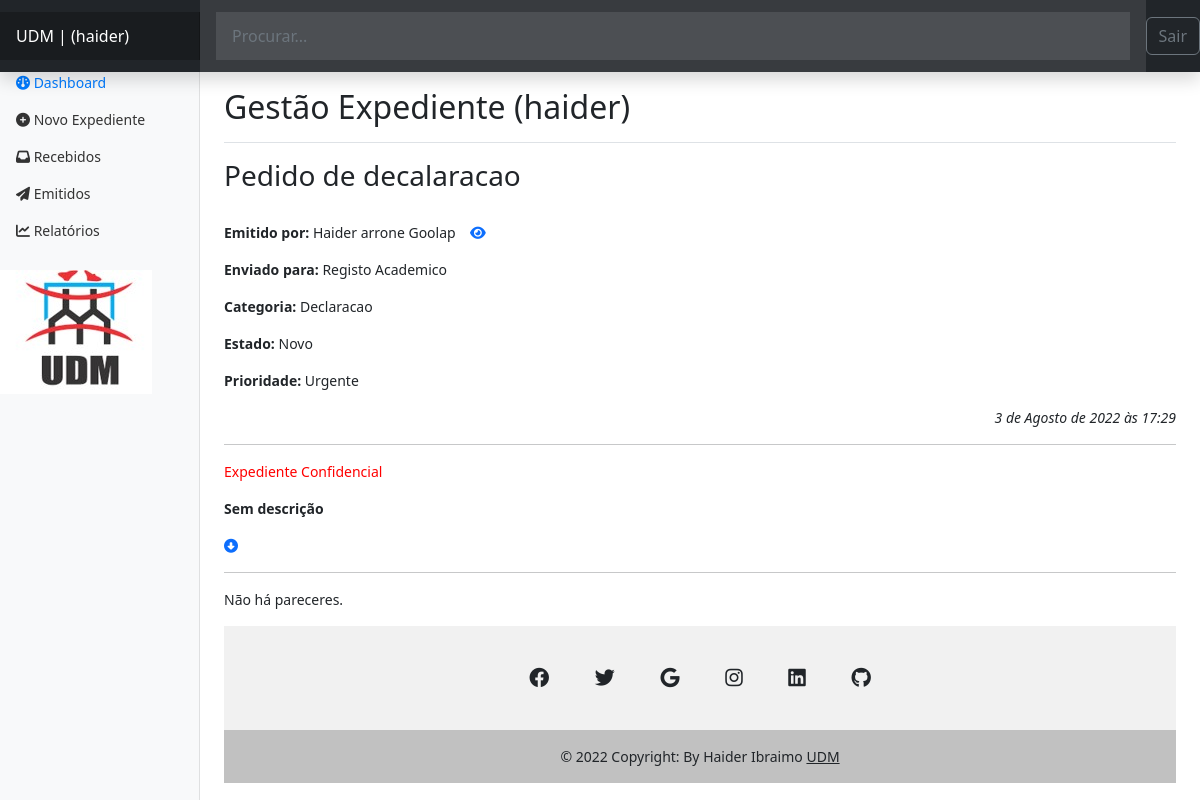
The page /authors/dashbord/expedient/8/detail/ (signed in) on the database as committed earlier.
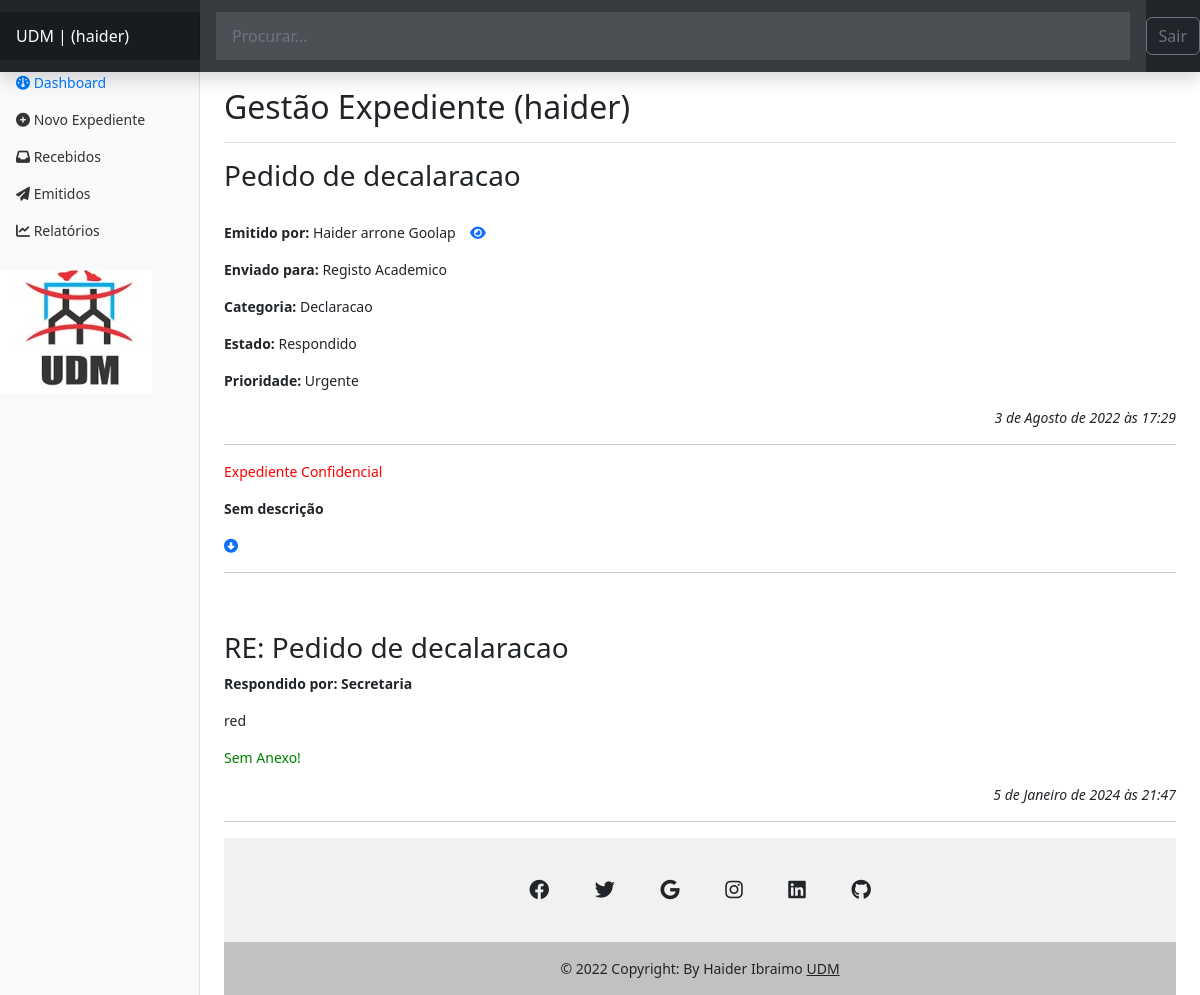
The same page on the database as committed later.
### expedient/models.py (models this page shows, shortened)
class Expedient(models.Model):
    numero_Ex = models.IntegerField()
    tipo = models.CharField(max_length=50)
    departamento = models.CharField(max_length=100)
    categoria = models.CharField(max_length=100)
    assunto = models.CharField(max_length=150, null=False, )
    prioridade = models.CharField(max_length=20)
    confidencial = models.BooleanField(default=False)
    descricao = models.TextField(null=True, )
    estado = models.CharField(max_length=20)
    anexo = models.FileField(
        upload_to='expedient/uploads/%Y/%m/%d/', null=True,)
    data_emissao = models.DateTimeField(auto_now_add=True)
    data_recepcao = models.DateTimeField(auto_now=True)
    recebido = models.BooleanField(default=False)
    slug = models.SlugField()
    departamento = models.ForeignKey(
        Departamento, on_delete=models.SET_NULL, null=True, default=None)
    usuario = models.ForeignKey(User, on_delete=models.SET_NULL, null=True)

class Departamento(models.Model):
    nome = models.CharField(max_length=65)
    def __str__(self):
        return self.nome

class Parecer(models.Model):
    id_expedient = models.ForeignKey(
        Expedient, on_delete=models.SET_NULL, null=True, default=None)
    descricao = models.TextField()
    id_receptor = models.ForeignKey(
        Departamento, on_delete=models.SET_NULL, null=True, default=None, related_name='receptor')
    id_emissor = models.ForeignKey(
        Departamento, on_delete=models.SET_NULL, null=True, default=None, related_name='emissor')
    tipo = models.CharField(max_length=50, null=True)
    data_envio = models.DateTimeField(auto_now=True)
    anexo = models.FileField(
        upload_to='expedient/parecer/%Y/%m/%d/', null=True,)

### authors/views.py (the view)
@login_required(login_url='authors:login', redirect_field_name='next')
def dashbord_expedient_detail(request, id):
    expedient = Expedient.objects.filter(
        pk=id
    ).first()
    if not expedient:
        raise Http404()
    form = AuthorExpedientForm(data=request.POST or None,
                               files=request.FILES or None,
                               instance=expedient)
    usuario = expedient.usuario
    print(usuario)
    parecer = Parecer.objects.filter(id_expedient=id)
    profile = Profile.objects.filter(author=usuario).first()
    funcionario = Funcionario.objects.filter(author=request.user).first()
    funcionario_expedient = Funcionario.objects.filter(author=usuario).first()
    return render(request,
                  'authors/pages/expedient-detail.html',
                  context={'expedient': expedient, 'parecer': parecer,
                           'profile': profile, 'funcionario': funcionario,
                           'funcionario_expedient': funcionario_expedient}
                  )

### authors/templates/authors/pages/expedient-detail.html (shortened to what this page needs)
{% extends 'global/base.html' %}
{% block content %}
{% load crispy_forms_tags %}
<h3>{{ expedient.assunto }}</h3>
<br>
<p><strong>Emitido por:</strong>  {% if not profile.nome_completo %}
  {{ funcionario_expedient.nome_completo}}
  {% else %}
  {{ profile.nome_completo}}
  {% endif %}
  <a href="{% url 'authors:dashbord_expedient_ver_user' expedient.id %}" > <i class="fa-solid fa-eye"></i></a>
</p>
<p><strong>Enviado para:</strong> {{ expedient.departamento}}</p>
<p><strong>Categoria:</strong> {{ expedient.categoria}}</p>
<p><strong>Estado: </strong>{{ expedient.estado}}</p>
<p><strong>Prioridade:</strong> {{ expedient.prioridade}}</p>
<p align="right"><em>{{ expedient.data_emissao}}</em></p>
<hr>
{% if expedient.confidencial == True %}
<p style =" color : red"> Expediente Confidencial</p>
{% endif %}
{% if expedient.descricao == None %}
<p> <strong>Sem descrição</strong></p>
{% else %}
{{ expedient.descricao|safe }}
{% endif %}
{% if expedient.anexo == "" %}
<p  style =" color : green">Sem Anexo!</p>
{% else %}
<p><a href="{{ expedient.anexo.url }}" target="_blank"><i class="fa-solid fa-circle-down"> </i></a></p>
{% endif %}
<hr>
{% for pareceres in parecer %}
{% if not funcionario.nome_completo %}
{% if expedient.estado == 'Respondido' %}
{% if pareceres.tipo == 'Resposta' %}
  <br><br>
      <h3>RE: {{expedient.assunto}}</h3>
      <p><strong>Respondido por: {{pareceres.id_emissor}}</strong></p>
        {{ pareceres.descricao|safe}}
{% if pareceres.anexo == "" %}
<p  style =" color : green">Sem Anexo!</p>
{% else %}
<a href="{{ pareceres.anexo.url }}" target="_blank">Anexo</a>
{% endif %}
      <p align="right"><em>{{ pareceres.data_envio }}</em></p>
        <hr>
        {% endif %}
        {% endif %}
        {% endif %}
      {% empty %}
        <p>Não há pareceres.</p>
    {% endfor %}
{% endblock content %}

Rows that differ between the two databases and show on the page:
changed Expedient "Pedido de decalaracao": estado "Novo" → "Respondido"
added Parecer: {{ expedient.assunto }} "Pedido de decalaracao", id_emissor "Secretaria", descricao "red", anexo "Sem Anexo!", data_envio "5 de Janeiro de 2024 às 21:47"
Other text that changed with them:
text no longer shown: "Não há pareceres."
